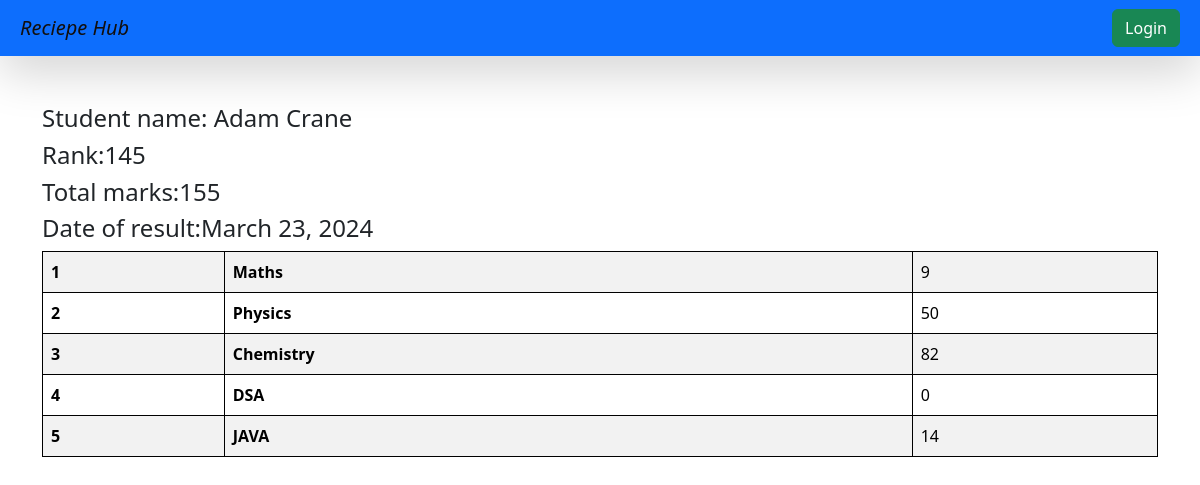
/see-marks/STU-0677/, run on the app's committed database.
### vege/models.py (models this page shows, shortened)
class Student(models.Model):
    department = models.ForeignKey(Department,related_name="depart", on_delete=models.CASCADE)
    student_id = models.OneToOneField(StudentID, related_name="studentid", on_delete=models.SET_NULL, null=True)
    student_name= models.CharField(max_length= 100)
    student_email = models.EmailField(unique= True)
    student_age = models.IntegerField(default= 18)
    student_address = models.TextField()
    class Meta:
        ordering =['student_name']
        verbose_name ="student"

class Subject_marks(models.Model):
    student= models.ForeignKey(Student, related_name= "studentmarks", on_delete= models.CASCADE)
    subject= models.ForeignKey(Subject,on_delete= models.CASCADE)
    marks= models.IntegerField()
    class Meta:
        unique_together= ['student','subject']

class Reportcard(models.Model):
    student= models.ForeignKey(Student, related_name= "studentreport", on_delete= models.CASCADE)
    student_rank= models.IntegerField()
    date_of_report_card_generation= models.DateField(auto_now_add=True)
    class Meta:
        unique_together= ['student_rank','date_of_report_card_generation']

class Subject(models.Model):
    subject_name= models.CharField(max_length= 100)

### vege/views.py (the view)
# urls.py: path('see-marks/<student_id>/',see_marks, name='see_marks'),
def see_marks(request, student_id):
    queryset = Subject_marks.objects.filter(student__student_id__student_id=student_id)
    total_marks = queryset.aggregate(total_marks=Sum('marks'))
    student = get_object_or_404(Student, student_id__student_id=student_id)
    student_name = student.student_name
    return render(request, "report/see-marks.html", {'queryset':queryset,'total_marks':total_marks,'student_name':student_name,})

### vege/templates/report/see-marks.html
{% extends "base.html" %}
{% block start %}
<div class="container mt-5" >
    <h4>Student name: {{student_name}}</h4>
    <h4>Rank:{{queryset.first.student.studentreport.first.student_rank}}</h4>
    <h4>Total marks:{{total_marks.total_marks}}</h4>
    <h4>Date of result:{{queryset.first.student.studentreport.first.date_of_report_card_generation}}</h4>
    <table class="table table-striped">
        <tbody>
            {% for marks in queryset %}
          <tr>
            <th scope="row">{{forloop.counter}}</th>
            <td>
              <b> {{marks.subject.subject_name}}  </b>
              </td>
            <td>
                {{marks.marks}}</td>
          </tr>
             {% endfor %}
            </tbody>
    </table>
{% endblock %}

### home/templates/base.html (style rules this page uses)
table, th, td { border: 1px solid black; }

### data on the page
Student: student_name "Adam Crane"
Subject_marks: first.student.studentreport.first.student_rank "145", first.student.studentreport.first.date_of_report_card_generation "March 23, 2024", subject.subject_name "Maths", marks "9"
Subject_marks: subject.subject_name "Physics", marks "50"
Subject_marks: subject.subject_name "Chemistry", marks "82"
Subject_marks: subject.subject_name "DSA", marks "0"
Subject_marks: subject.subject_name "JAVA", marks "14"

### other printed values
{{ total_marks.total_marks }} "155"
